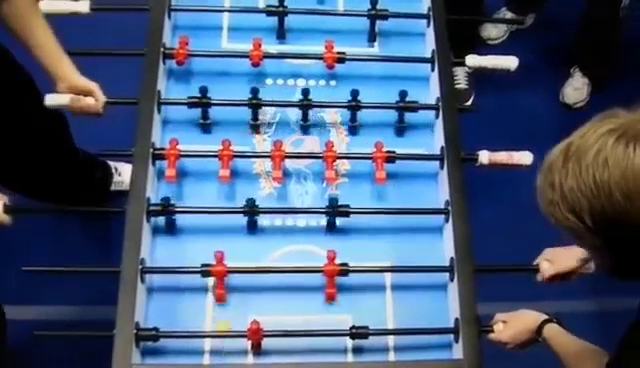
#> input picture frame 59 of video.mp4, 640 x 368 px, given in place of video4.mp4, which was not available
$ python contours.py
#> lines starting #> are read from the running program, lines starting #| are printed output that depends on the picture; after the words box and inside, x2 and y2 are one past the last pixel; in counts of white or black regions, pixels touching at a corner belong together; pictures that were not available may be replaced by others from this repository, and a replacement may not be noted
import cv2
import numpy as np

cap = cv2.VideoCapture("video4.mp4")

while True:

    success, frame = cap.read()
#> frame is the input picture: shape (368, 640, 3); mean B, G, R 124.3, 94.2, 73.5
    hsv = cv2.cvtColor(frame, cv2.COLOR_BGR2HSV)
#> hsv: shape (368, 640, 3); mean H, S, V 93, 137.3, 131.4
    lower_blue = np.array([100,150,0])
    upper_blue = np.array([140,255,255])
    src = frame
    test = cv2.cvtColor(frame, cv2.COLOR_BGR2GRAY)
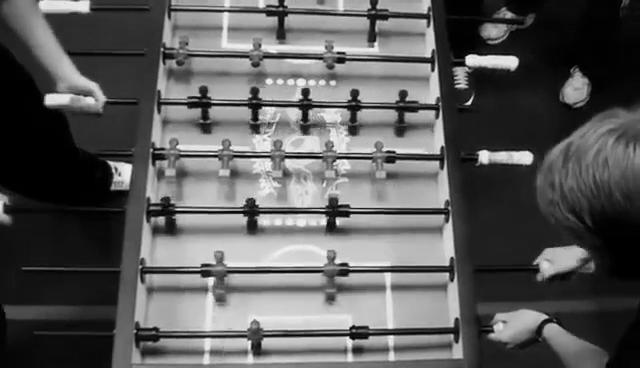
#> test: shape (368, 640); min 0, max 249, mean 91.4

    # # src[:,:,2] = np.zeros([src.shape[0], src.shape[1]])
    # # src[:,:,0] = np.zeros([src.shape[0], src.shape[1]])
    # src[:,:,1] = np.zeros([src.shape[0], src.shape[1]])

    mask = cv2.inRange(hsv, lower_blue, upper_blue)
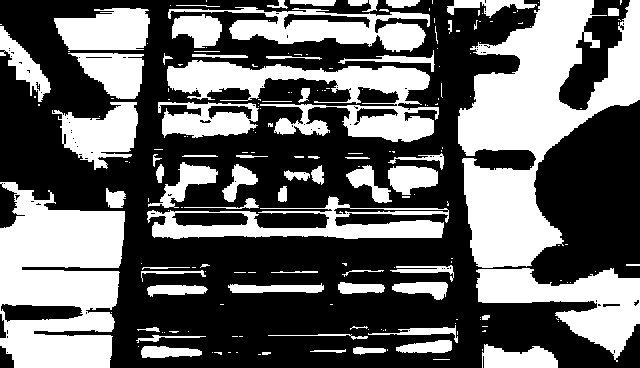
#> mask: shape (368, 640); 40.4% white; 198 white regions (129 under 20 px), largest, box (x1, y1, x2, y2) and area: (458, 0, 640, 268) 23677, (0, 182, 125, 368) 16880, (167, 60, 439, 142) 9144
    cv2.imshow("Mask", mask)
    cv2.imshow("Frame", frame)

    key = cv2.waitKey(1)
#> (key Esc is pressed here)

    if key == 27:
        break

cap.release()
cv2.destroyAllWindows()

$ run again, starting later in the video
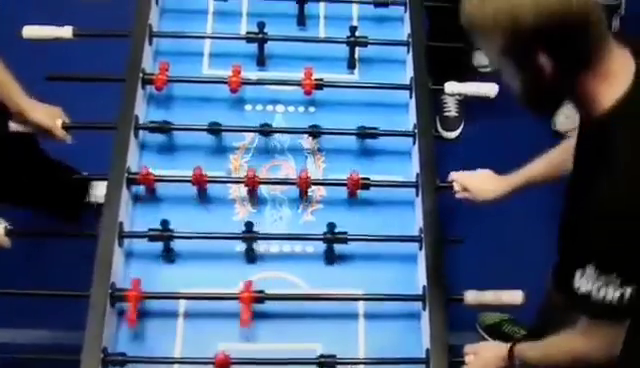
#> input picture frame 267 of video.mp4, 640 x 368 px, given in place of video4.mp4, which was not available
#> frame is the input picture: shape (368, 640, 3); mean B, G, R 124.5, 91.4, 68
#> hsv: shape (368, 640, 3); mean H, S, V 90.9, 141.8, 130.3
#> `test = cv2.cvtColor(frame, cv2.COLOR_BGR2GRAY)`:
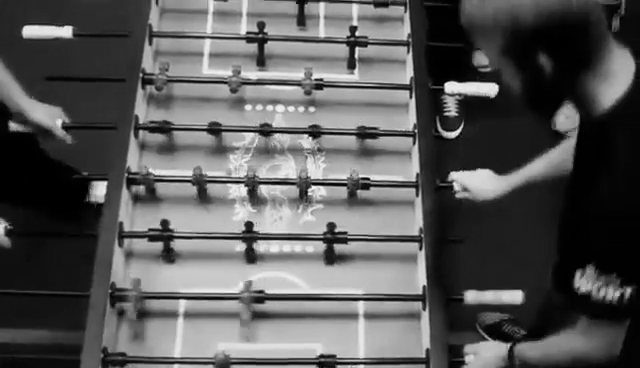
#> test: shape (368, 640); min 0, max 253, mean 88.1
#> `mask = cv2.inRange(hsv, lower_blue, upper_blue)`:
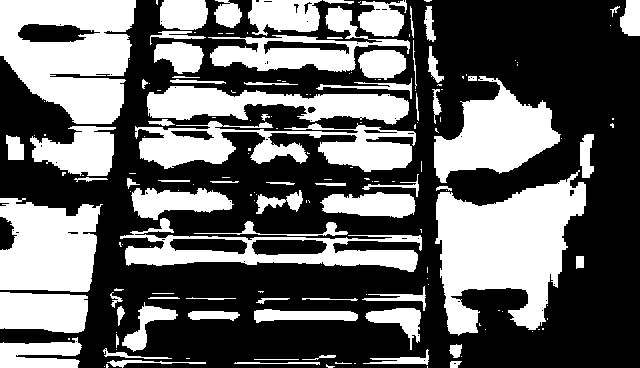
#> mask: shape (368, 640); 39.9% white; 172 white regions (99 under 20 px), largest, box (x1, y1, x2, y2) and area: (435, 170, 586, 336) 14392, (0, 0, 136, 124) 11987, (0, 198, 103, 292) 7667

$ run again, starting later in the video
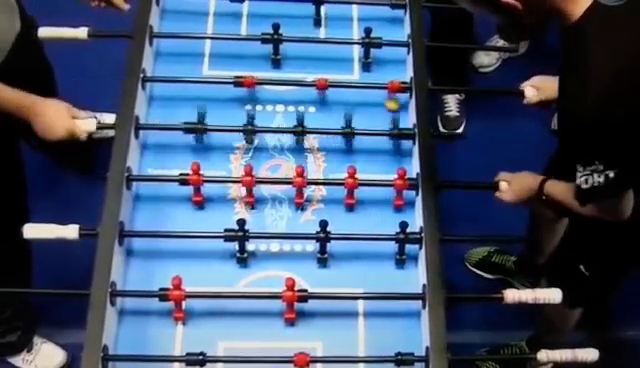
#> input picture frame 476 of video.mp4, 640 x 368 px, given in place of video4.mp4, which was not available
#> frame is the input picture: shape (368, 640, 3); mean B, G, R 114.8, 86.1, 67
#> hsv: shape (368, 640, 3); mean H, S, V 89.3, 128.8, 119.4
#> `test = cv2.cvtColor(frame, cv2.COLOR_BGR2GRAY)`:
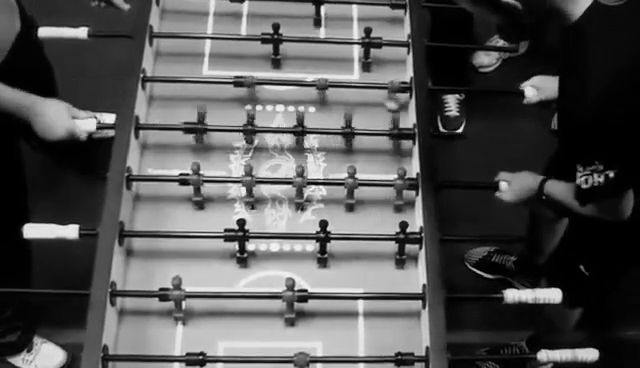
#> test: shape (368, 640); min 0, max 254, mean 83.6
#> `mask = cv2.inRange(hsv, lower_blue, upper_blue)`:
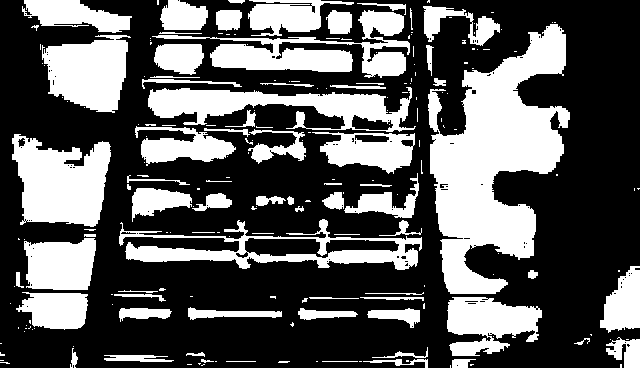
#> mask: shape (368, 640); 35.2% white; 210 white regions (137 under 20 px), largest, box (x1, y1, x2, y2) and area: (428, 24, 570, 294) 19873, (12, 134, 111, 227) 6453, (152, 10, 410, 78) 5920
